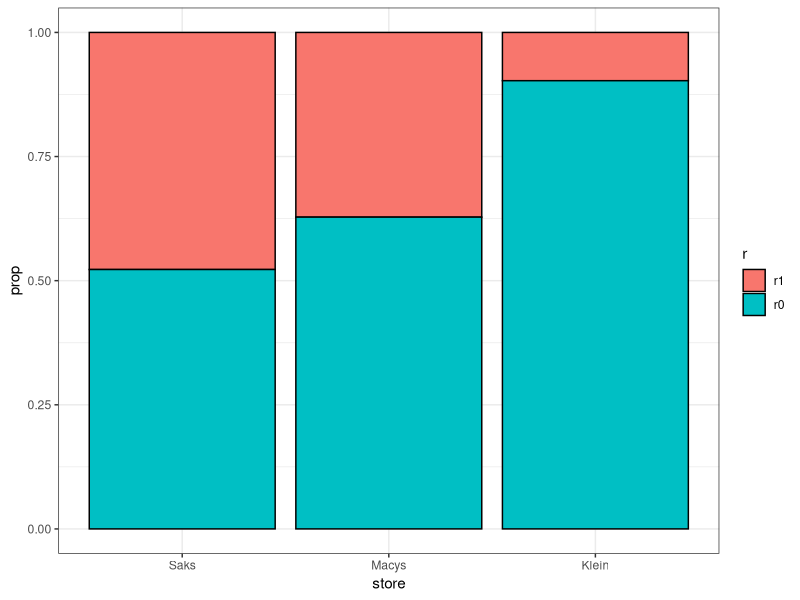
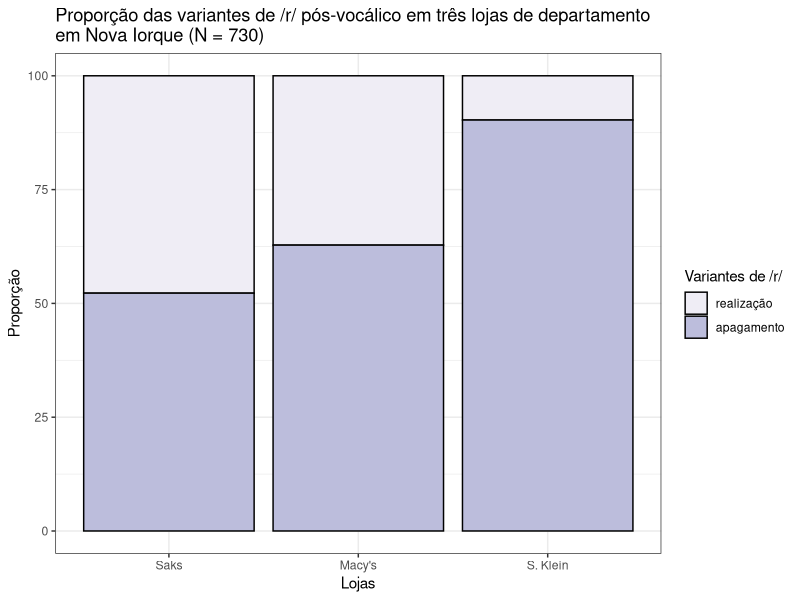
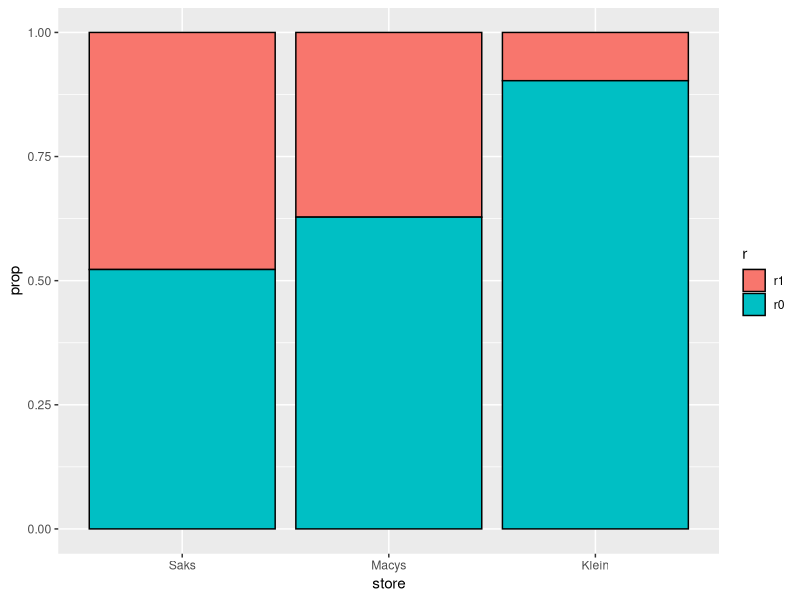
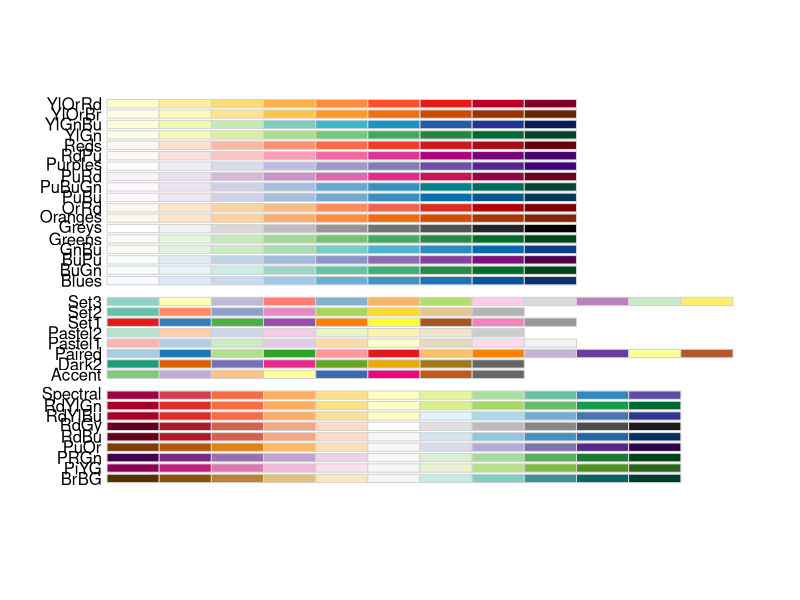
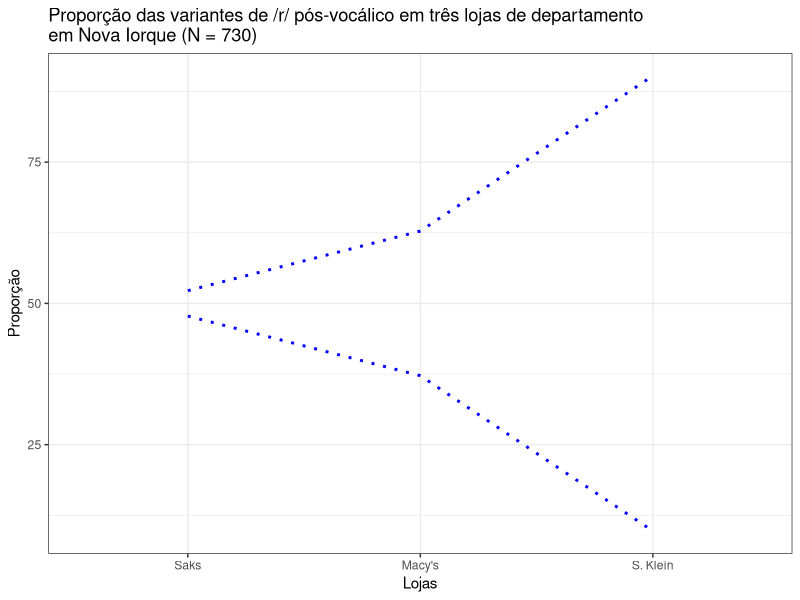
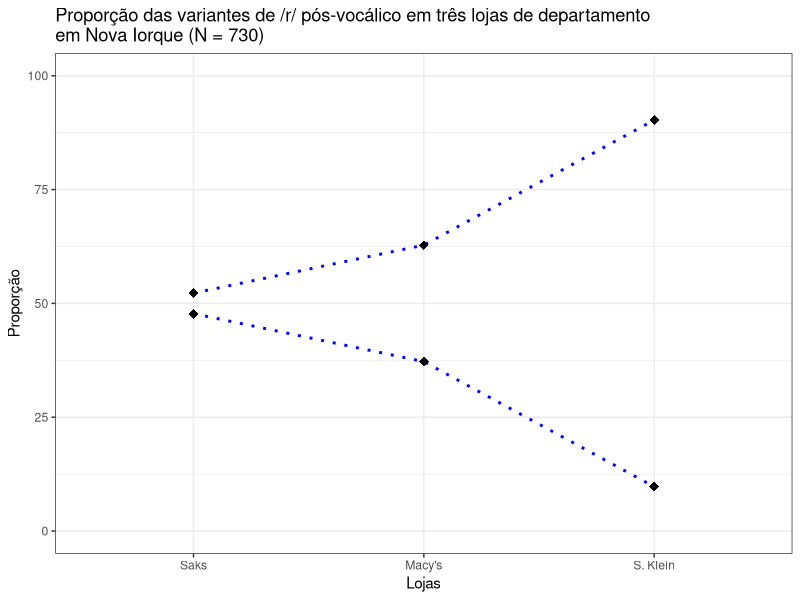
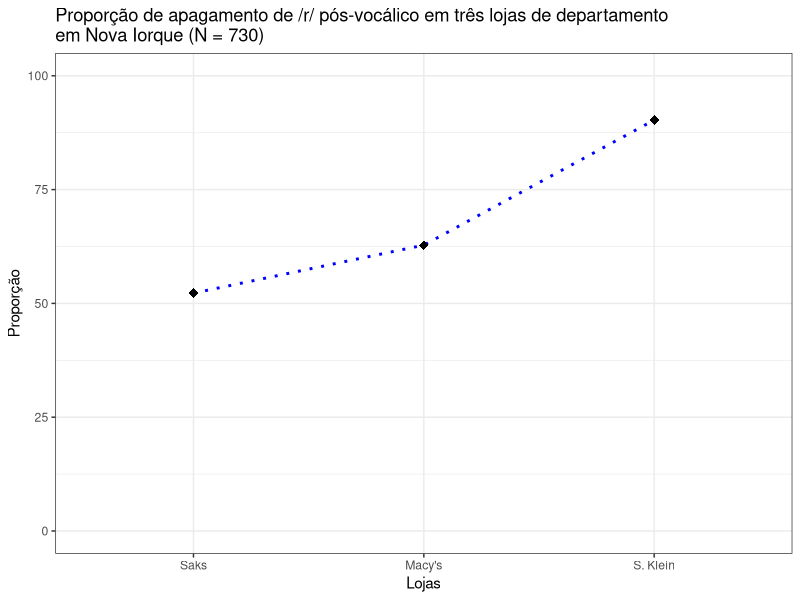

Reproduce these figures in R, in order.
#################################################################
### Introdução à Estatística para Linguística, v2.0, fev/2021 ###
######                     L. Oushiro                      ######
######       Lição 05: Variaveis Nominais - Gráficos       ######
#################################################################

# O hashtag é o caractere de comentário. Tudo é escrito depois dele é ignorado pelo R. Use-o para fazer anotações que achar necessárias. 

# Para rodar uma linha de comando a partir do script, posicione o cursor em qualquer ponto do comando e pressione CTRL + ENTER. Para rodar uma linha de comando diretamente no Console, pressione ENTER. 

# Leia as instruções no Console e digite as linhas de comando na linha logo abaixo ao texto resumido neste script. Para a maioria dos comandos, você precisará digitá-lo por completo. Atente-se à digitação! Algumas linhas de comando estão parcialmente digitadas, e você precisará fazer modificações em pontos específicos  (_) para torná-la legível ao R. Outras podem já estar prontas (*). Questões de múltipla escolha devem ser respondidas diretamente no Console.


# (2%) Carregar pacote tidyverse
library(tidyverse)

# (4%) Carregar pacote RColorBrewer
library(RColorBrewer)

# Definir diretório de trabalho com setwd()
setwd("~/Dropbox/_R/swirl/Introducao_a_Estatistica_para_Linguistas/data")

# Carregar dataframe ds com dados de Labov
ds <- read_csv("LabovDS.csv", col_types = cols(.default = col_factor()))

# Excluir dados duvidosos `d` 
ds2 <- ds %>%
    filter(r != "d") %>%
    droplevels()

# Visualizar estrutura de ds
str(ds2)

# Tabular frequências e proporções da variável store pela variável r
df.store <- ds2 %>% 
    count(store, r) %>%
    group_by(store) %>%
    mutate(prop = prop.table(n))

#### Gráficos de barras ####
# (11%) Visualizar df.store 
df.store

# (64%)
#png("figura.png")  

# (13%*, 30%_, 36%_, 38%_, 40%_, 45%_, 49%_, 60%_, 66%*) Plotar gráfico de barras
ggplot(df.store, aes(x = store, y = prop, fill = r)) + 
    geom_bar(stat = "identity", color = "black") + 
#    ggtitle("") +
#    labs(x = "", y = "", fill = "") + 
#    scale_x_discrete() + 
#    scale_fill_brewer(palette = "") + 
    theme_bw()

#resposta
ggplot(df.store, aes(x = store, y = prop * 100, fill = r)) + 
    geom_bar(stat = "identity", color = "black") + 
    ggtitle("Proporção das variantes de /r/ pós-vocálico em três lojas de departamento \nem Nova Iorque (N = 730)") +
    labs(x = "Lojas", y = "Proporção", fill = "Variantes de /r/") + 
    scale_x_discrete(labels = c("Saks", "Macy's", "S. Klein")) + 
    scale_fill_brewer(palette = "Purples", labels = c("realização", "apagamento")) + 
    theme_bw()

# (68%)
#dev.off()

# (26% -- não rodar!) Outro modo de definir os parâmetros estéticos: aes() em geom_bar()
ggplot(df.store) +
    geom_bar(aes(x = store, y = prop, fill = r), stat = "identity", color = "black")

# (57%) Paleta de cores do RColorBrewer
display.brewer.all()

### Gráfico de Linhas####

# (83%*, 85%_, 87%_) Plotar gráfico de linhas
ggplot(df.store, aes(x = store, y = prop * 100, group = r)) + 
    geom_line(linetype = "dotted", size = 1, color = "blue") + 
#    geom_point(shape = , size = , fill = "") + 
    ggtitle("Proporção das variantes de /r/ pós-vocálico em três lojas de departamento \nem Nova Iorque (N = 730)") +
    labs(x = "Lojas", y = "Proporção", fill = "Variantes de /r/") + 
    scale_x_discrete(labels = c("Saks", "Macy's", "S. Klein")) + 
#    ylim() +
    theme_bw()

#resposta:
ggplot(df.store, aes(x = store, y = prop * 100, group = r)) + 
    geom_line(linetype = "dotted", size = 1, color = "blue") + 
    geom_point(shape = 18, size = 3, fill = "black") + 
    ggtitle("Proporção das variantes de /r/ pós-vocálico em três lojas de departamento \nem Nova Iorque (N = 730)") +
    labs(x = "Lojas", y = "Proporção", fill = "Variantes de /r/") + 
    scale_x_discrete(labels = c("Saks", "Macy's", "S. Klein")) + 
    ylim(0, 100) +
    theme_bw()

# (89%-91%) Plotar gráfico de linhas apenas com dados de r0
df.store %>%
    filter(r == "r0") %>%
    ggplot(., aes(x = store, y = prop * 100, group = r)) + 
    geom_line(linetype = "dotted", size = 1, color = "blue") + 
    geom_point(shape = 18, size = 3, fill = "black") + 
    ggtitle("Proporção de apagamento de /r/ pós-vocálico em três lojas de departamento \nem Nova Iorque (N = 730)") +
    labs(x = "Lojas", y = "Proporção", fill = "Variantes de /r/") + 
    scale_x_discrete(labels = c("Saks", "Macy\'s", "S. Klein")) + 
    ylim(0, 100) +
    theme_bw()
    
### Mais sobre como exportar gráficos ###
# Definir arquivo a ser exportado
png("figura.png",
    width = 480,
    height = 480,
    units = "px",
    res = 300) #a resolução pode ser mudada aqui

# Plotar figura

# Fechar o dispositivo de exportação de figuras
dev.off()


